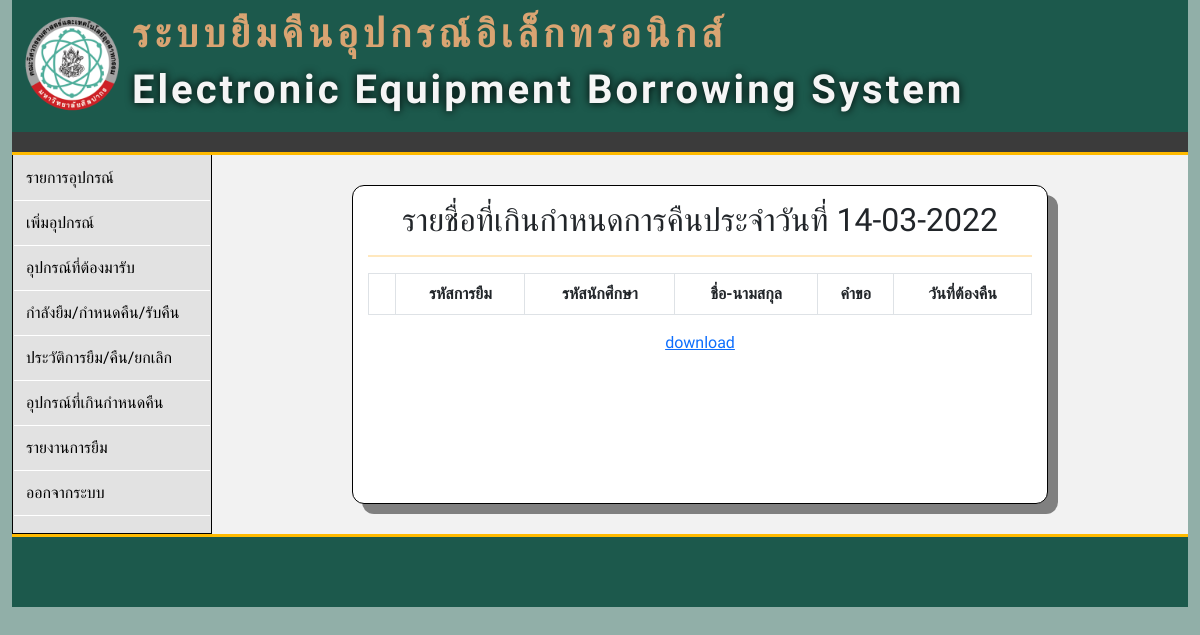
The app's page /a_returnlate.php, older data.
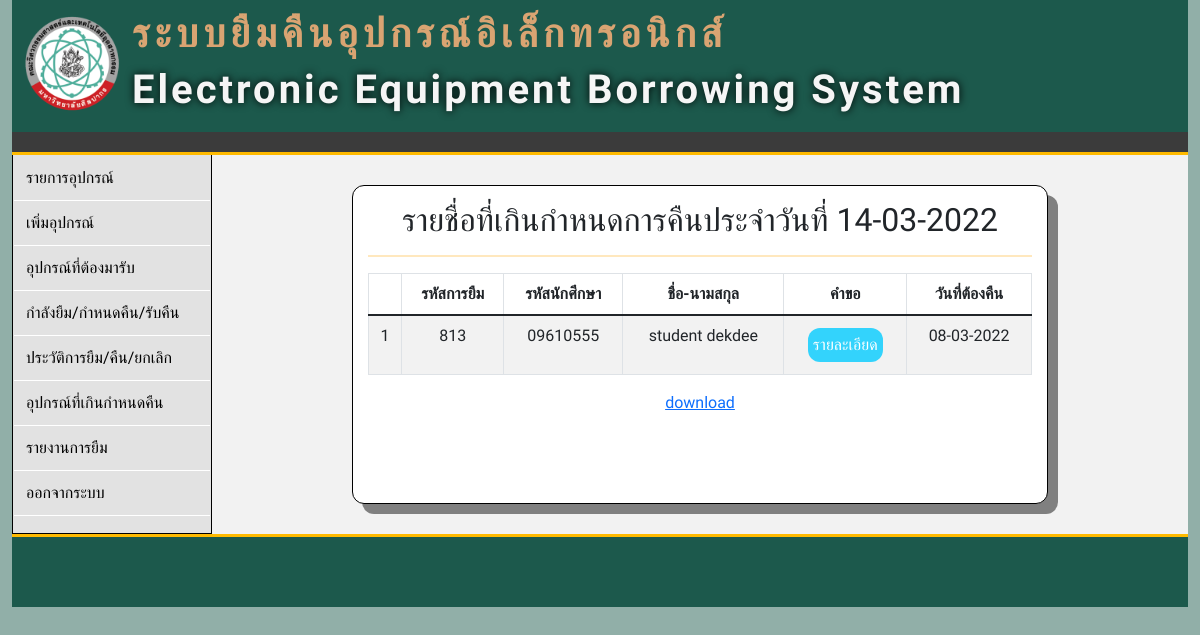
The same page, newer data.
### tables this page shows
CREATE TABLE `tb_eq_borrow` (
  `id` int(10) NOT NULL,
  `borrow_id` int(255) NOT NULL,
  `s_user` varchar(255) NOT NULL,
  `eq_id` int(100) NOT NULL,
  `eq_number` int(100) NOT NULL,
  `FromDate` varchar(255) NOT NULL,
  `ToDate` varchar(255) NOT NULL,
  `Descriptions` varchar(255) NOT NULL,
  `Status` int(10) NOT NULL DEFAULT 1,
  `DateTime` date NOT NULL DEFAULT current_timestamp()
);

CREATE TABLE `tb_student` (
  `s_id` int(100) NOT NULL,
  `s_user` varchar(100) NOT NULL,
  `s_password` varchar(100) NOT NULL,
  `s_firstname` varchar(100) NOT NULL,
  `s_lastname` varchar(100) NOT NULL,
  `s_email` varchar(100) NOT NULL,
  `s_phone` char(11) NOT NULL,
  `s_image` varchar(255) DEFAULT NULL,
  `p_id` int(100) NOT NULL,
  `created_at` datetime DEFAULT current_timestamp(),
  `s_status` int(11) NOT NULL DEFAULT 1
);

### function/function.php (called while the page is built, shortened)
<?php
class DB_con
{
    public function __construct()
    {
        $conn = mysqli_connect(DB_SERVER, DB_USER, DB_PASS, DB_NAME);
        $this->dbcon = $conn;
    }
    public function eq_borrow_id_fetch($borrow_id)
    {
        $result = mysqli_query($this->dbcon, "SELECT * FROM tb_eq_borrow WHERE borrow_id = '$borrow_id' ");
        return $result;
    }
    public function s_name_s_user_fetch($s_user)
    {
        $result = mysqli_query($this->dbcon, "SELECT s_user, s_firstname, s_lastname, s_email FROM tb_student WHERE s_user = '$s_user'");
        return $result;
    }
    public function eq_borrow_LR_fetch($Status, $dr)
    {
        $result = mysqli_query($this->dbcon, "SELECT * FROM tb_eq_borrow WHERE Status = '$Status' AND DATE_FORMAT(ToDate,'%Y-%m-%d') < '$dr' GROUP BY borrow_id ORDER BY id");
        return $result;
    }
}
?>

### a_returnlate.php (the view, shortened to what this page needs)
<!DOCTYPE html>
<html lang="en">
<head>
    <link href="https://cdn.jsdelivr.net/npm/bootstrap@5.1.2/dist/css/bootstrap.min.css" rel="stylesheet">
    <link rel="stylesheet" href="css/a_history.css">
</head>
<body style="background-color: #91AFA8">
    <div class="container-fluid">
        <?php
        include "item/pageheader.php";
        ?>
        <div class="menu">
            <aside>
                <?php
                include "item/menubar_a.php";
                ?>
            </aside>
            <main class="form">
                <div class="box">
                    <h2>รายชื่อที่เกินกำหนดการคืนประจำวันที่ <?php echo date("d-m-Y") ?></h2>
                    <hr class="s1">
                    <table class="table table-striped table-bordered table-responsive">
                        <thead>
                            <tr>
                                <th></th>
                                <th>รหัสการยืม</th>
                                <th>รหัสนักศึกษา</th>
                                <th>ชื่อ-นามสกุล</th>
                                <th>คำขอ</th>
                                <th>วันที่ต้องคืน</th>
                            </tr>
                        </thead>
                        <tbody>
                            <?php
                            include_once('function/function.php');
                            $eq1 = new DB_con();
                            $eq2 = new DB_con();
                            $eq3 = new DB_con();
                            $eq_borrow_LR_fetch = $eq1->eq_borrow_LR_fetch(6,date("Y-m-d"));
                            $i = 1;
                            while ($sql1 = mysqli_fetch_array($eq_borrow_LR_fetch)) {
                                $s_user = $sql1['s_user'];
                                $s_name_s_user_fetch = $eq2->s_name_s_user_fetch($s_user);
                                $sql2 = mysqli_fetch_array($s_name_s_user_fetch)
                            ?>
                                <tr>
                                    <td><?php echo $i ?></td>
                                    <td><?php echo $sql1['borrow_id']; ?></td>
                                    <td><?php echo $sql1['s_user']; ?></td>
                                    <td><?php echo $sql2['s_firstname']; ?> <?php echo $sql2['s_lastname']; ?></td>
                                    <td>
                                        <a class="bb2" href="#popup<?php echo $i; ?>">รายละเอียด</a>
                                                            <?php
                                                            $borrow_id = $sql1['borrow_id'];
                                                            $suser = $eq3->eq_borrow_id_fetch($borrow_id);
                                                            ?>
                                    </td>
                                    <td>
                                    <?php echo date_format (new DateTime($sql1['ToDate']), 'd-m-Y');?>
                                    </td>
                                </tr>
                            <?php
                                $i = $i + 1;
                            }
                            ?>
                        </tbody>
                    </table>
                    <a href="function/a_returnlatedownload.php" class="d1">download</a>
                </div>
            </main>
        </div>
        <?php
        include "item/footer.php";
        ?>
    </div>
</body>
</html>

Row changes from the older to the newer data that the page shows:
added tb_eq_borrow: borrow "813", s_user "09610555", tb_student.s_firstname "student", tb_student.s_lastname "dekdee", ToDate "08-03-2022"
